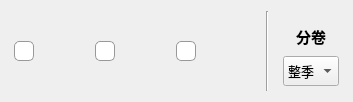
    <widget class="QWidget" name="Script">
     <property name="font">
      <font>
       <hintingpreference>PreferNoHinting</hintingpreference>
      </font>
     </property>
     <attribute name="title">
      <string>Script</string>
     </attribute>
     <layout class="QHBoxLayout" name="horizontalLayout_3">
      <item>
       <layout class="QHBoxLayout" name="horizontalLayout" stretch="10,1,5">
        <property name="leftMargin">
         <number>3</number>
        </property>
        <property name="rightMargin">
         <number>3</number>
        </property>
        <item>
         <layout class="QHBoxLayout" name="OutputFormat">
          <item>
           <widget class="QCheckBox" name="Output2PDF">
            <property name="sizePolicy">
             <sizepolicy hsizetype="Fixed" vsizetype="Fixed">
              <horstretch>0</horstretch>
              <verstretch>0</verstretch>
             </sizepolicy>
            </property>
            <property name="minimumSize">
             <size>
              <width>75</width>
              <height>80</height>
             </size>
            </property>
            <property name="maximumSize">
             <size>
              <width>75</width>
              <height>80</height>
             </size>
            </property>
            <property name="font">
             <font>
              <pointsize>9</pointsize>
              <hintingpreference>PreferDefaultHinting</hintingpreference>
             </font>
            </property>
            <property name="toolTip">
             <string>保存为PDF</string>
            </property>
            <property name="autoFillBackground">
             <bool>false</bool>
            </property>
            <property name="styleSheet">
             <string notr="true">QCheckBox::indicator {
    width: 18px;
    height: 18px;
    border-radius: 5px; /* 圆角 */
}

/* 未选中状态 */
QCheckBox::indicator:unchecked {
    border: 1px solid #999;
    background: white;
}

/* 选中状态 */
QCheckBox::indicator:checked {
    border: 1px solid #2196F3; 
    /* 修正拼写错误：uurl -&gt; url */
    image: url(:/Interaction/checkmark.png); 
}

/* 悬浮状态 */
QCheckBox::indicator:hover {
    border: 1px solid #2196F3;
    /* 建议：悬浮时背景可以比选中时稍浅，或者保持不变 */
    background-color: #2196F3; 
}</string>
            </property>
            <property name="text">
             <string/>
            </property>
            <property name="icon">
             <iconset>
              <normaloff>../SubtitleToolbox/resources/PDF.ico</normaloff>../SubtitleToolbox/resources/PDF.ico</iconset>
            </property>
            <property name="iconSize">
             <size>
              <width>35</width>
              <height>35</height>
             </size>
            </property>
            <property name="checkable">
             <bool>true</bool>
            </property>
            <property name="checked">
             <bool>false</bool>
            </property>
            <property name="tristate">
             <bool>false</bool>
            </property>
           </widget>
          </item>
          <item>
           <widget class="QCheckBox" name="Output2Word">
            <property name="sizePolicy">
             <sizepolicy hsizetype="Fixed" vsizetype="Fixed">
              <horstretch>0</horstretch>
              <verstretch>0</verstretch>
             </sizepolicy>
            </property>
            <property name="minimumSize">
             <size>
              <width>75</width>
              <height>80</height>
             </size>
            </property>
            <property name="maximumSize">
             <size>
              <width>75</width>
              <height>80</height>
             </size>
            </property>
            <property name="font">
             <font>
              <pointsize>9</pointsize>
             </font>
            </property>
            <property name="toolTip">
             <string>保存为word</string>
            </property>
            <property name="styleSheet">
             <string notr="true">QCheckBox::indicator {
    width: 18px;
    height: 18px;
    border-radius: 5px; /* 圆角 */
}

/* 未选中状态 */
QCheckBox::indicator:unchecked {
    border: 1px solid #999;
    background: white;
}

/* 选中状态 */
QCheckBox::indicator:checked {
    border: 1px solid #2196F3; 
    /* 修正拼写错误：uurl -&gt; url */
    image: url(:/Interaction/checkmark.png); 
}

/* 悬浮状态 */
QCheckBox::indicator:hover {
    border: 1px solid #2196F3;
    /* 建议：悬浮时背景可以比选中时稍浅，或者保持不变 */
    background-color: #2196F3; 
}</string>
            </property>
            <property name="text">
             <string/>
            </property>
            <property name="icon">
             <iconset>
              <normaloff>../SubtitleToolbox/resources/Word.ico</normaloff>../SubtitleToolbox/resources/Word.ico</iconset>
            </property>
            <property name="iconSize">
             <size>
              <width>35</width>
              <height>35</height>
             </size>
            </property>
            <property name="checkable">
             <bool>true</bool>
            </property>
            <property name="checked">
             <bool>false</bool>
            </property>
            <property name="tristate">
             <bool>false</bool>
            </property>
           </widget>
          </item>
          <item>
           <widget class="QCheckBox" name="Output2Txt">
            <property name="sizePolicy">
             <sizepolicy hsizetype="Fixed" vsizetype="Fixed">
              <horstretch>0</horstretch>
              <verstretch>0</verstretch>
             </sizepolicy>
            </property>
            <property name="minimumSize">
             <size>
              <width>75</width>
              <height>80</height>
             </size>
            </property>
            <property name="maximumSize">
             <size>
              <width>75</width>
              <height>80</height>
             </size>
            </property>
            <property name="font">
             <font>
              <pointsize>9</pointsize>
             </font>
            </property>
            <property name="toolTip">
             <string>保存为txt</string>
            </property>
            <property name="styleSheet">
             <string notr="true">QCheckBox::indicator {
    width: 18px;
    height: 18px;
    border-radius: 5px; /* 圆角 */
}

/* 未选中状态 */
QCheckBox::indicator:unchecked {
    border: 1px solid #999;
    background: white;
}

/* 选中状态 */
QCheckBox::indicator:checked {
    border: 1px solid #2196F3; 
    /* 修正拼写错误：uurl -&gt; url */
    image: url(:/Interaction/checkmark.png); 
}

/* 悬浮状态 */
QCheckBox::indicator:hover {
    border: 1px solid #2196F3;
    /* 建议：悬浮时背景可以比选中时稍浅，或者保持不变 */
    background-color: #2196F3; 
}</string>
            </property>
            <property name="text">
             <string/>
            </property>
            <property name="icon">
             <iconset>
              <normaloff>../SubtitleToolbox/resources/txt.ico</normaloff>../SubtitleToolbox/resources/txt.ico</iconset>
            </property>
            <property name="iconSize">
             <size>
              <width>35</width>
              <height>35</height>
             </size>
            </property>
            <property name="checkable">
             <bool>true</bool>
            </property>
            <property name="checked">
             <bool>false</bool>
            </property>
            <property name="tristate">
             <bool>false</bool>
            </property>
           </widget>
          </item>
         </layout>
        </item>
        <item>
         <widget class="QFrame" name="DividingLine">
          <property name="minimumSize">
           <size>
            <width>20</width>
            <height>0</height>
           </size>
          </property>
          <property name="maximumSize">
           <size>
            <width>20</width>
            <height>16777215</height>
           </size>
          </property>
          <property name="styleSheet">
           <string notr="true">/* 针对所有竖直分割线进行美化 */
QFrame[frameShape=&quot;4&quot;] {
    /* 去除默认的 3D 阴影 */
    border: none;
    /* 核心：设置宽度为 1px */
    width: 1px;
    max-width: 1px;
    /* 设置颜色：建议使用半透明，使其看起来更细 */
    background-color: rgba(0, 0, 0, 50);
    /* 建议上下留白，不要顶满布局，会更有呼吸感 */
    margin-top: 5px;
    margin-bottom: 5px;
}</string>
          </property>
          <property name="frameShape">
           <enum>QFrame::Shape::VLine</enum>
          </property>
          <property name="frameShadow">
           <enum>QFrame::Shadow::Sunken</enum>
          </property>
         </widget>
        </item>
        <item>
         <layout class="QVBoxLayout" name="verticalLayout" stretch="1,1">
          <property name="spacing">
           <number>0</number>
          </property>
          <property name="leftMargin">
           <number>0</number>
          </property>
          <property name="topMargin">
           <number>5</number>
          </property>
          <property name="rightMargin">
           <number>0</number>
          </property>
          <property name="bottomMargin">
           <number>5</number>
          </property>
          <item>
           <widget class="QLabel" name="VolumeLabel">
            <property name="enabled">
             <bool>true</bool>
            </property>
            <property name="sizePolicy">
             <sizepolicy hsizetype="Expanding" vsizetype="Expanding">
              <horstretch>0</horstretch>
              <verstretch>0</verstretch>
             </sizepolicy>
            </property>
            <property name="font">
             <font>
              <pointsize>11</pointsize>
              <bold>true</bold>
              <hintingpreference>PreferNoHinting</hintingpreference>
             </font>
            </property>
            <property name="layoutDirection">
             <enum>Qt::LayoutDirection::LeftToRight</enum>
            </property>
            <property name="frameShape">
             <enum>QFrame::Shape::NoFrame</enum>
            </property>
            <property name="text">
             <string>分卷</string>
            </property>
            <property name="textFormat">
             <enum>Qt::TextFormat::PlainText</enum>
            </property>
            <property name="alignment">
             <set>Qt::AlignmentFlag::AlignCenter</set>
            </property>
            <property name="wordWrap">
             <bool>false</bool>
            </property>
           </widget>
          </item>
          <item>
           <widget class="QComboBox" name="VolumePatternSelect">
            <property name="sizePolicy">
             <sizepolicy hsizetype="Expanding" vsizetype="Fixed">
              <horstretch>0</horstretch>
              <verstretch>0</verstretch>
             </sizepolicy>
            </property>
            <property name="minimumSize">
             <size>
              <width>0</width>
              <height>30</height>
             </size>
            </property>
            <property name="maximumSize">
             <size>
              <width>9999</width>
              <height>30</height>
             </size>
            </property>
            <property name="font">
             <font>
              <pointsize>10</pointsize>
             </font>
            </property>
            <property name="styleSheet">
             <string notr="true"/>
            </property>
            <property name="editable">
             <bool>false</bool>
            </property>
            <item>
             <property name="text">
              <string>整季</string>
             </property>
            </item>
            <item>
             <property name="text">
              <string>智能</string>
             </property>
            </item>
            <item>
             <property name="text">
              <string>单集</string>
             </property>
            </item>
           </widget>
          </item>
         </layout>
        </item>
       </layout>
      </item>
     </layout>
     <zorder>DividingLine</zorder>
     <zorder>layoutWidget</zorder>
     <zorder>layoutWidget</zorder>
     <zorder>VolumePatternSelect</zorder>
     <zorder>VolumeLabel</zorder>
    </widget>
